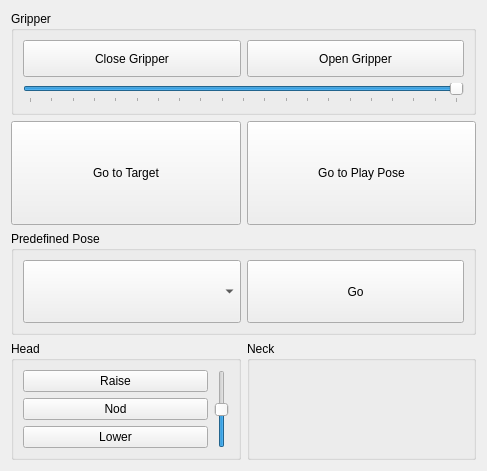
<?xml version="1.0" encoding="UTF-8"?>
<ui version="4.0">
 <class>Form</class>
 <widget class="QWidget" name="Form">
  <property name="geometry">
   <rect>
    <x>0</x>
    <y>0</y>
    <width>487</width>
    <height>471</height>
   </rect>
  </property>
  <property name="windowTitle">
   <string>Form</string>
  </property>
  <layout class="QGridLayout" name="gridLayout">
   <item row="5" column="1">
    <widget class="QGroupBox" name="groupBox_5">
     <property name="sizePolicy">
      <sizepolicy hsizetype="Preferred" vsizetype="Preferred">
       <horstretch>1</horstretch>
       <verstretch>0</verstretch>
      </sizepolicy>
     </property>
     <property name="title">
      <string>Neck</string>
     </property>
    </widget>
   </item>
   <item row="1" column="0" colspan="2">
    <widget class="QGroupBox" name="groupBox_2">
     <property name="sizePolicy">
      <sizepolicy hsizetype="Preferred" vsizetype="Preferred">
       <horstretch>0</horstretch>
       <verstretch>1</verstretch>
      </sizepolicy>
     </property>
     <property name="title">
      <string>Gripper</string>
     </property>
     <layout class="QGridLayout" name="gridLayout_3">
      <item row="0" column="0">
       <widget class="QPushButton" name="closeGripperPushButton">
        <property name="sizePolicy">
         <sizepolicy hsizetype="Minimum" vsizetype="Preferred">
          <horstretch>0</horstretch>
          <verstretch>1</verstretch>
         </sizepolicy>
        </property>
        <property name="text">
         <string>Close Gripper</string>
        </property>
       </widget>
      </item>
      <item row="0" column="1">
       <widget class="QPushButton" name="openGripperPushButton">
        <property name="sizePolicy">
         <sizepolicy hsizetype="Minimum" vsizetype="Preferred">
          <horstretch>0</horstretch>
          <verstretch>1</verstretch>
         </sizepolicy>
        </property>
        <property name="text">
         <string>Open Gripper</string>
        </property>
       </widget>
      </item>
      <item row="1" column="0" colspan="2">
       <widget class="QSlider" name="gripperSlider">
        <property name="maximum">
         <number>100</number>
        </property>
        <property name="singleStep">
         <number>1</number>
        </property>
        <property name="value">
         <number>100</number>
        </property>
        <property name="sliderPosition">
         <number>100</number>
        </property>
        <property name="tracking">
         <bool>false</bool>
        </property>
        <property name="orientation">
         <enum>Qt::Horizontal</enum>
        </property>
        <property name="tickPosition">
         <enum>QSlider::TicksBelow</enum>
        </property>
        <property name="tickInterval">
         <number>5</number>
        </property>
       </widget>
      </item>
     </layout>
    </widget>
   </item>
   <item row="3" column="1">
    <widget class="QPushButton" name="goToPlayPosePushButton">
     <property name="sizePolicy">
      <sizepolicy hsizetype="Preferred" vsizetype="Preferred">
       <horstretch>1</horstretch>
       <verstretch>1</verstretch>
      </sizepolicy>
     </property>
     <property name="text">
      <string>Go to Play Pose</string>
     </property>
    </widget>
   </item>
   <item row="5" column="0">
    <widget class="QGroupBox" name="groupBox_3">
     <property name="sizePolicy">
      <sizepolicy hsizetype="Preferred" vsizetype="Preferred">
       <horstretch>1</horstretch>
       <verstretch>1</verstretch>
      </sizepolicy>
     </property>
     <property name="title">
      <string>Head</string>
     </property>
     <layout class="QHBoxLayout" name="horizontalLayout">
      <item>
       <layout class="QVBoxLayout" name="verticalLayout">
        <item>
         <widget class="QPushButton" name="raiseHeadPushButton">
          <property name="text">
           <string>Raise</string>
          </property>
         </widget>
        </item>
        <item>
         <widget class="QPushButton" name="nodHeadPushButton">
          <property name="text">
           <string>Nod</string>
          </property>
         </widget>
        </item>
        <item>
         <widget class="QPushButton" name="lowerHeadPushButton">
          <property name="text">
           <string>Lower</string>
          </property>
         </widget>
        </item>
       </layout>
      </item>
      <item>
       <widget class="QSlider" name="headSlider">
        <property name="minimum">
         <number>-100</number>
        </property>
        <property name="maximum">
         <number>100</number>
        </property>
        <property name="tracking">
         <bool>false</bool>
        </property>
        <property name="orientation">
         <enum>Qt::Vertical</enum>
        </property>
       </widget>
      </item>
     </layout>
    </widget>
   </item>
   <item row="4" column="0" colspan="2">
    <widget class="QGroupBox" name="groupBox">
     <property name="sizePolicy">
      <sizepolicy hsizetype="Preferred" vsizetype="Preferred">
       <horstretch>0</horstretch>
       <verstretch>1</verstretch>
      </sizepolicy>
     </property>
     <property name="title">
      <string>Predefined Pose</string>
     </property>
     <layout class="QGridLayout" name="gridLayout_2">
      <item row="0" column="0">
       <widget class="QComboBox" name="predefinedPoseComboBox">
        <property name="sizePolicy">
         <sizepolicy hsizetype="Preferred" vsizetype="Preferred">
          <horstretch>0</horstretch>
          <verstretch>0</verstretch>
         </sizepolicy>
        </property>
       </widget>
      </item>
      <item row="0" column="1">
       <widget class="QPushButton" name="predefinedPosePushButton">
        <property name="sizePolicy">
         <sizepolicy hsizetype="Minimum" vsizetype="Preferred">
          <horstretch>0</horstretch>
          <verstretch>0</verstretch>
         </sizepolicy>
        </property>
        <property name="text">
         <string>Go</string>
        </property>
       </widget>
      </item>
     </layout>
    </widget>
   </item>
   <item row="3" column="0">
    <widget class="QPushButton" name="goToTargetPushButton">
     <property name="sizePolicy">
      <sizepolicy hsizetype="Preferred" vsizetype="Preferred">
       <horstretch>1</horstretch>
       <verstretch>1</verstretch>
      </sizepolicy>
     </property>
     <property name="text">
      <string>Go to Target</string>
     </property>
    </widget>
   </item>
  </layout>
 </widget>
 <resources/>
 <connections/>
</ui>
